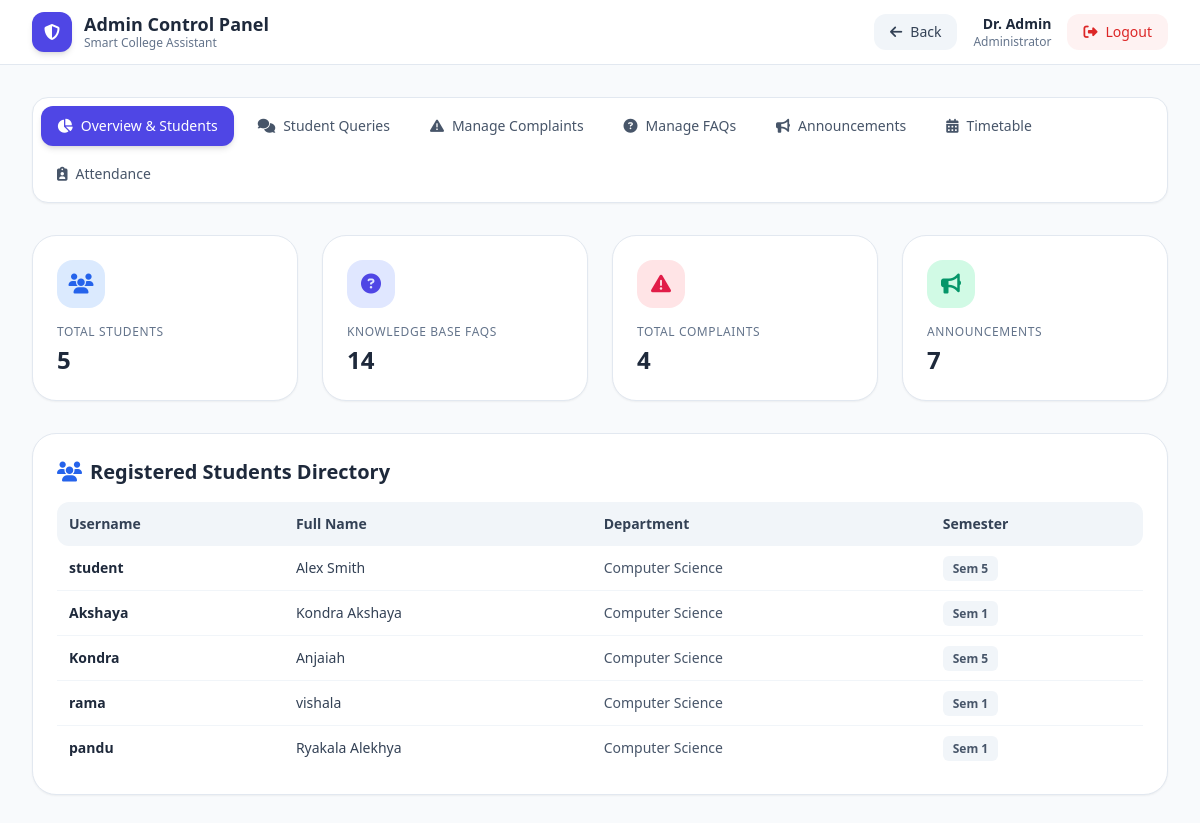
/dashboard (signed in), run on the app's committed database.
### tables this page shows
CREATE TABLE users (
        id INTEGER PRIMARY KEY AUTOINCREMENT,
        username TEXT UNIQUE NOT NULL,
        password TEXT NOT NULL,
        role TEXT NOT NULL DEFAULT 'student',
        name TEXT NOT NULL,
        department TEXT NOT NULL,
        semester TEXT NOT NULL
    );

### app.py (the view, shortened to what this page needs)
@app.route("/dashboard")
def dashboard():
    if "username" not in session:
        return redirect(url_for("login"))
    username = session["username"]
    conn = get_db_connection()
    cursor = conn.cursor()
    role = session.get("role", "student")
    if role == "admin" or username == "admin":
        cursor.execute("SELECT * FROM users WHERE role = 'student'")
        students = cursor.fetchall()
        cursor.execute("SELECT * FROM faqs ORDER BY id DESC")
        faqs = cursor.fetchall()
        cursor.execute("SELECT * FROM complaints ORDER BY id DESC")
        complaints = cursor.fetchall()
        cursor.execute("SELECT * FROM queries ORDER BY id DESC")
        queries = cursor.fetchall()
        cursor.execute("SELECT * FROM announcements ORDER BY id DESC")
        announcements = cursor.fetchall()
        cursor.execute("SELECT * FROM timetable ORDER BY id ASC")
        timetable = cursor.fetchall()
        cursor.execute("""
            SELECT attendance.*, users.name
            FROM attendance
            LEFT JOIN users ON users.username = attendance.username
            ORDER BY attendance.username, attendance.subject
        """)
        attendance_records = cursor.fetchall()
        conn.close()
        return render_template(
            "admin_dashboard.html",
            username=username,
            students=students,
            faqs=faqs,
            complaints=complaints,
            queries=queries,
            announcements=announcements,
            timetable=timetable,
            attendance_records=attendance_records
        )

### database.py (called while the page is built)
def get_db_connection():
    conn = sqlite3.connect(DB_PATH)
    conn.row_factory = sqlite3.Row
    return conn

### templates/admin_dashboard.html (shortened to what this page needs)
<!DOCTYPE html>
<html lang="en">
<head>
    <script src="https://cdn.tailwindcss.com"></script>
    <link rel="stylesheet" href="https://cdnjs.cloudflare.com/ajax/libs/font-awesome/6.4.0/css/all.min.css">
</head>
<body class="bg-slate-50 min-h-screen flex flex-col font-sans">
    <header class="bg-white border-b border-slate-200 sticky top-0 z-30 shadow-xs">
        <div class="max-w-7xl mx-auto px-4 sm:px-6 lg:px-8 h-16 flex items-center justify-between">
            <div class="flex items-center space-x-3">
                <div class="w-10 h-10 bg-indigo-600 rounded-xl flex items-center justify-center text-white shadow-md">
                    <i class="fa-solid fa-shield-halved"></i>
                </div>
                <div>
                    <h1 class="font-bold text-slate-800 text-lg leading-tight">Admin Control Panel</h1>
                    <p class="text-xs text-slate-500">Smart College Assistant</p>
                </div>
            </div>
            <div class="flex items-center space-x-4">
                <button type="button" onclick="if (window.history.length > 1) { window.history.back(); } else { window.location.href = '{{ url_for('dashboard') }}'; }" class="flex items-center gap-2 bg-slate-100 hover:bg-slate-200 text-slate-700 px-4 py-2 rounded-xl text-sm font-medium transition">
                    <i class="fa-solid fa-arrow-left"></i> Back
                </button>
                <div class="text-right hidden sm:block">
                    <p class="text-sm font-semibold text-slate-800">{{ session['name'] }}</p>
                    <p class="text-xs text-slate-500">Administrator</p>
                </div>
                <a href="{{ url_for('logout') }}" class="flex items-center gap-2 bg-red-50 hover:bg-red-100 text-red-600 px-4 py-2 rounded-xl text-sm font-medium transition">
                    <i class="fa-solid fa-right-from-bracket"></i> Logout
                </a>
            </div>
        </div>
    </header>
    <main class="max-w-7xl mx-auto px-4 sm:px-6 lg:px-8 py-8 flex-1 w-full">
        <div class="flex flex-wrap gap-2 bg-white p-2 rounded-2xl shadow-sm border border-slate-200 mb-8">
            <button onclick="switchTab('overview')" id="btn-overview" class="tab-btn flex items-center gap-2 px-4 py-2.5 rounded-xl font-medium text-sm transition bg-indigo-600 text-white shadow-md">
                <i class="fa-solid fa-chart-pie"></i> Overview & Students
            </button>
            <button onclick="switchTab('queries')" id="btn-queries" class="tab-btn flex items-center gap-2 px-4 py-2.5 rounded-xl font-medium text-sm transition text-slate-600 hover:bg-slate-100">
                <i class="fa-solid fa-comments"></i> Student Queries
            </button>
            <button onclick="switchTab('complaints')" id="btn-complaints" class="tab-btn flex items-center gap-2 px-4 py-2.5 rounded-xl font-medium text-sm transition text-slate-600 hover:bg-slate-100">
                <i class="fa-solid fa-triangle-exclamation"></i> Manage Complaints
            </button>
            <button onclick="switchTab('faqs')" id="btn-faqs" class="tab-btn flex items-center gap-2 px-4 py-2.5 rounded-xl font-medium text-sm transition text-slate-600 hover:bg-slate-100">
                <i class="fa-solid fa-circle-question"></i> Manage FAQs
            </button>
            <button onclick="switchTab('announcements')" id="btn-announcements" class="tab-btn flex items-center gap-2 px-4 py-2.5 rounded-xl font-medium text-sm transition text-slate-600 hover:bg-slate-100">
                <i class="fa-solid fa-bullhorn"></i> Announcements
            </button>
            <button onclick="switchTab('timetable')" id="btn-timetable" class="tab-btn flex items-center gap-2 px-4 py-2.5 rounded-xl font-medium text-sm transition text-slate-600 hover:bg-slate-100">
                <i class="fa-solid fa-calendar-days"></i> Timetable
            </button>
            <button onclick="switchTab('attendance')" id="btn-attendance" class="tab-btn flex items-center gap-2 px-4 py-2.5 rounded-xl font-medium text-sm transition text-slate-600 hover:bg-slate-100">
                <i class="fa-solid fa-clipboard-user"></i> Attendance
            </button>
        </div>
        <div id="overview" class="tab-content space-y-8">
            <div class="grid grid-cols-1 sm:grid-cols-2 lg:grid-cols-4 gap-6">
                <div class="bg-white p-6 rounded-3xl shadow-sm border border-slate-200">
                    <div class="w-12 h-12 bg-blue-100 text-blue-600 rounded-2xl flex items-center justify-center text-xl mb-4">
                        <i class="fa-solid fa-users"></i>
                    </div>
                    <p class="text-xs text-slate-500 font-medium uppercase tracking-wider">Total Students</p>
                    <h3 class="text-2xl font-bold text-slate-800 mt-1">{{ students | length }}</h3>
                </div>
                <div class="bg-white p-6 rounded-3xl shadow-sm border border-slate-200">
                    <div class="w-12 h-12 bg-indigo-100 text-indigo-600 rounded-2xl flex items-center justify-center text-xl mb-4">
                        <i class="fa-solid fa-circle-question"></i>
                    </div>
                    <p class="text-xs text-slate-500 font-medium uppercase tracking-wider">Knowledge Base FAQs</p>
                    <h3 class="text-2xl font-bold text-slate-800 mt-1">{{ faqs | length }}</h3>
                </div>
                <div class="bg-white p-6 rounded-3xl shadow-sm border border-slate-200">
                    <div class="w-12 h-12 bg-rose-100 text-rose-600 rounded-2xl flex items-center justify-center text-xl mb-4">
                        <i class="fa-solid fa-triangle-exclamation"></i>
                    </div>
                    <p class="text-xs text-slate-500 font-medium uppercase tracking-wider">Total Complaints</p>
                    <h3 class="text-2xl font-bold text-slate-800 mt-1">{{ complaints | length }}</h3>
                </div>
                <div class="bg-white p-6 rounded-3xl shadow-sm border border-slate-200">
                    <div class="w-12 h-12 bg-emerald-100 text-emerald-600 rounded-2xl flex items-center justify-center text-xl mb-4">
                        <i class="fa-solid fa-bullhorn"></i>
                    </div>
                    <p class="text-xs text-slate-500 font-medium uppercase tracking-wider">Announcements</p>
                    <h3 class="text-2xl font-bold text-slate-800 mt-1">{{ announcements | length }}</h3>
                </div>
            </div>
            <div class="bg-white rounded-3xl shadow-sm border border-slate-200 p-6">
                <h3 class="text-xl font-bold text-slate-800 mb-4 flex items-center gap-2">
                    <i class="fa-solid fa-users text-blue-600"></i> Registered Students Directory
                </h3>
                <div class="overflow-x-auto">
                    <table class="w-full text-left border-collapse">
                        <thead>
                            <tr class="bg-slate-100 text-slate-700 text-sm">
                                <th class="p-3 rounded-l-xl">Username</th>
                                <th class="p-3">Full Name</th>
                                <th class="p-3">Department</th>
                                <th class="p-3 rounded-r-xl">Semester</th>
                            </tr>
                        </thead>
                        <tbody class="divide-y divide-slate-100 text-sm text-slate-600">
                            {% for student in students %}
                            <tr>
                                <td class="p-3 font-semibold text-slate-800">{{ student['username'] }}</td>
                                <td class="p-3 font-medium text-slate-700">{{ student['name'] }}</td>
                                <td class="p-3">{{ student['department'] }}</td>
                                <td class="p-3"><span class="bg-slate-100 px-2.5 py-1 rounded-md text-xs font-semibold">{{ student['semester'] }}</span></td>
                            </tr>
                            {% endfor %}
                        </tbody>
                    </table>
                </div>
            </div>
        </div>
    </main>
</body>
</html>

### data on the page
users: username "student", name "Alex Smith", department "Computer Science", semester "Sem 5"
users: username "Akshaya", name "Kondra Akshaya", department "Computer Science", semester "Sem 1"
users: username "Kondra", name "Anjaiah", department "Computer Science", semester "Sem 5"
users: username "rama", name "vishala", department "Computer Science", semester "Sem 1"
users: username "pandu", name "Ryakala Alekhya", department "Computer Science", semester "Sem 1"

### other printed values
{{ session['name'] }} "Dr. Admin"
{{ students | length }} "5"
{{ faqs | length }} "14"
{{ complaints | length }} "4"
{{ announcements | length }} "7"
